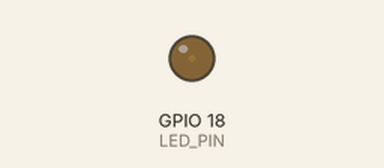
Bench run of a sketch on a simulated ESP32. On the bench: output pins drawn as LEDs (lit = HIGH).

Above: at 0.05 s.
At 1.25 s:
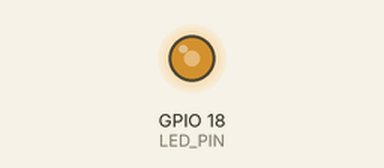
At 1.85 s:
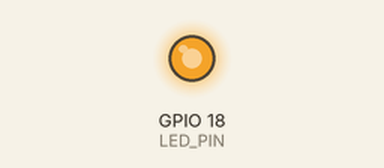
At 3.65 s:
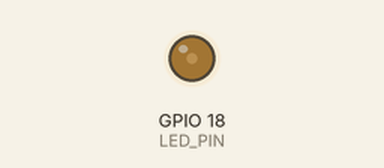
Timing chart, 0 to 5.3 s (numbered marks = the images above):
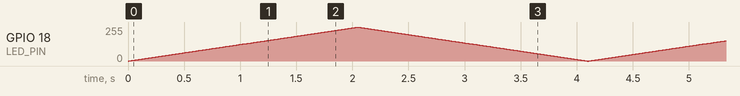

The sketch:

lab06-pwm.ino
```cpp
// Lab 06 - PWM LED dimming (needs ESP32 Arduino core 3.x, which Wokwi uses)
// LED + 220 ohm resistor on GPIO 18.

const int LED_PIN = 18;
const int PWM_FREQ = 5000;       // 5000 flashes per second
const int PWM_RESOLUTION = 8;    // 8 bits -> duty values 0 ... 255

void setup() {
  ledcAttach(LED_PIN, PWM_FREQ, PWM_RESOLUTION);  // set up PWM on this pin
}

void loop() {
  // fade IN: dark -> bright
  for (int duty = 0; duty <= 255; duty++) {
    ledcWrite(LED_PIN, duty);
    delay(8);
  }
  // fade OUT: bright -> dark
  for (int duty = 255; duty >= 0; duty--) {
    ledcWrite(LED_PIN, duty);
    delay(8);
  }
}
```
